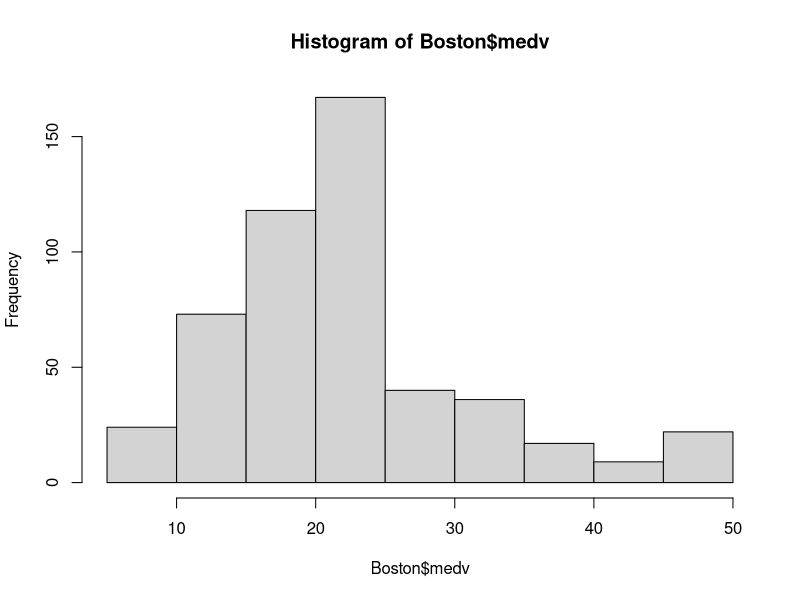
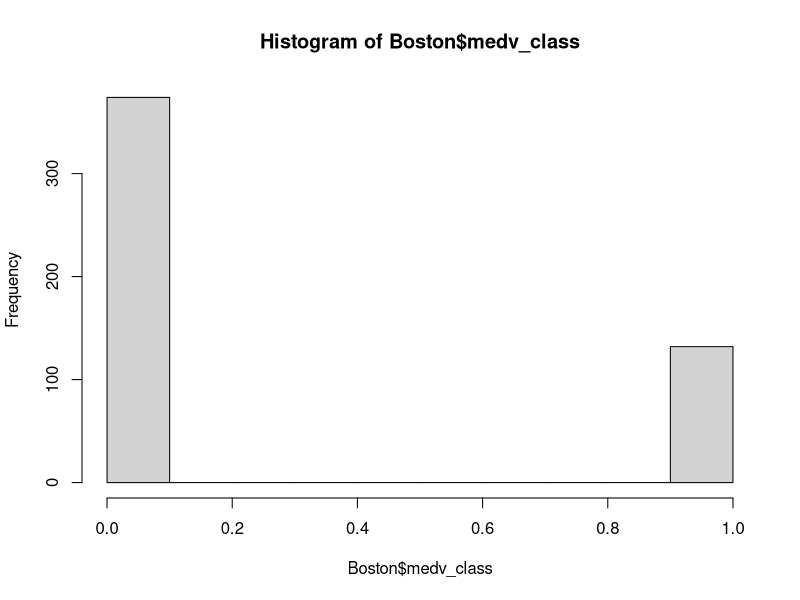
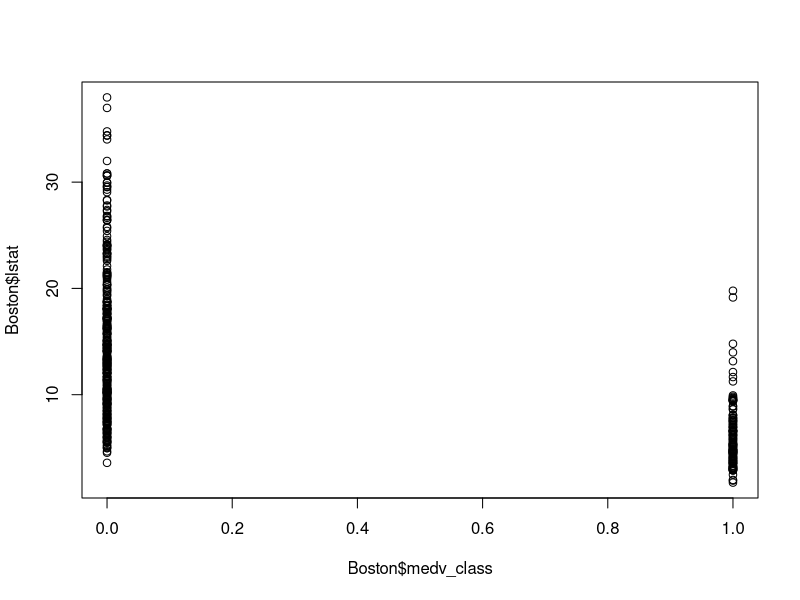
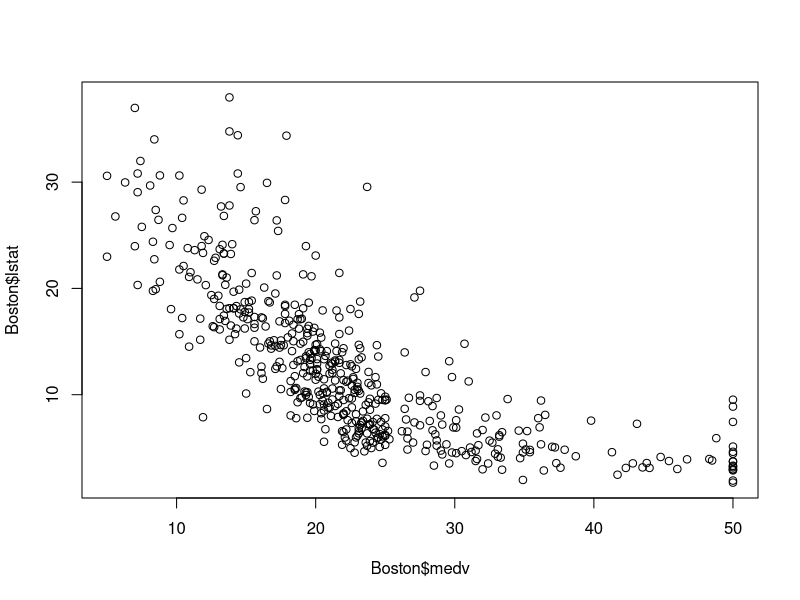
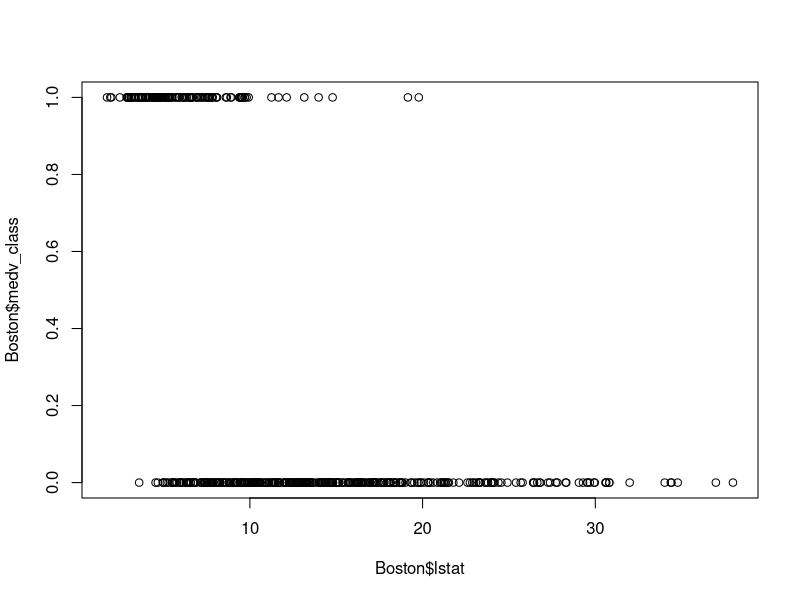
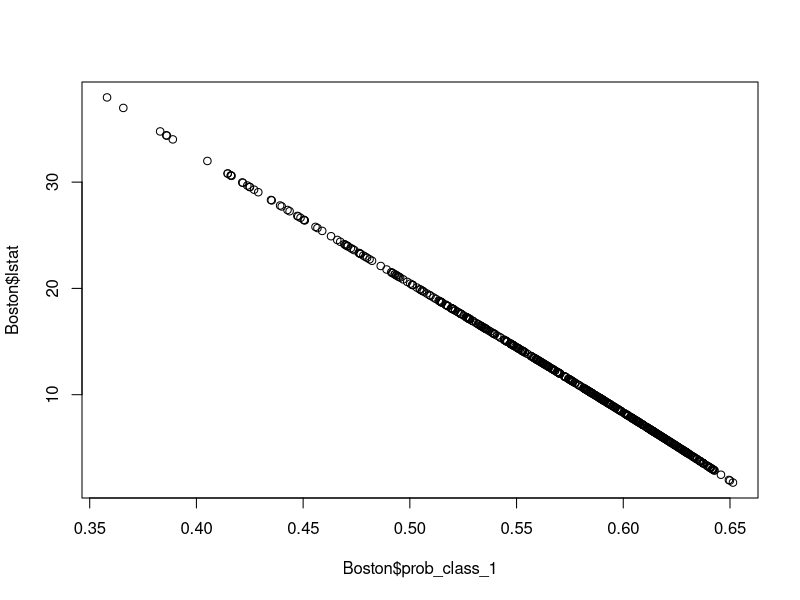

The R script that drew these images, in order:
###########Load bostin data 
require("MASS")
data(Boston)
help(Boston)
summary(Boston)
hist(Boston$medv)
summary(Boston$medv)
###################75% of data are less than 3rd quartile
###########
Boston$medv_class<-ifelse(Boston$medv >=25,1,0)
summary(Boston)
hist(Boston$medv_class)
plot(Boston$medv_class,Boston$lstat)
plot(Boston$medv,Boston$lstat)
plot(Boston$medv_class~Boston$lstat)
###########Create a sample model
model=lm(medv_class~lstat,data=Boston)
summary(model)
##################
Boston$predict<-predict.lm(model,Boston)
Boston$prob_class_1<-exp(Boston$predict)/(1+exp(Boston$predict))
View(Boston)
names(Boston)
plot(Boston$prob_class_1,Boston$lstat)
#################Expected probablity of a high value property
####value of lstat vs probablity of housing greater than 25k
###########Now build a logistic regression model
colnames(Boston)
model<-glm(formula=medv_class~.-medv,data=Boston[c(0:250),],family=binomial("logit"))
out <- predict.glm(model,newdata=Boston[c(250:506),],type="response")
predicted.classes <- ifelse(out > 0.8, "pos", "neg")
summary(Boston$medv_class)
class(Boston$medv_class)

?predict.glm
